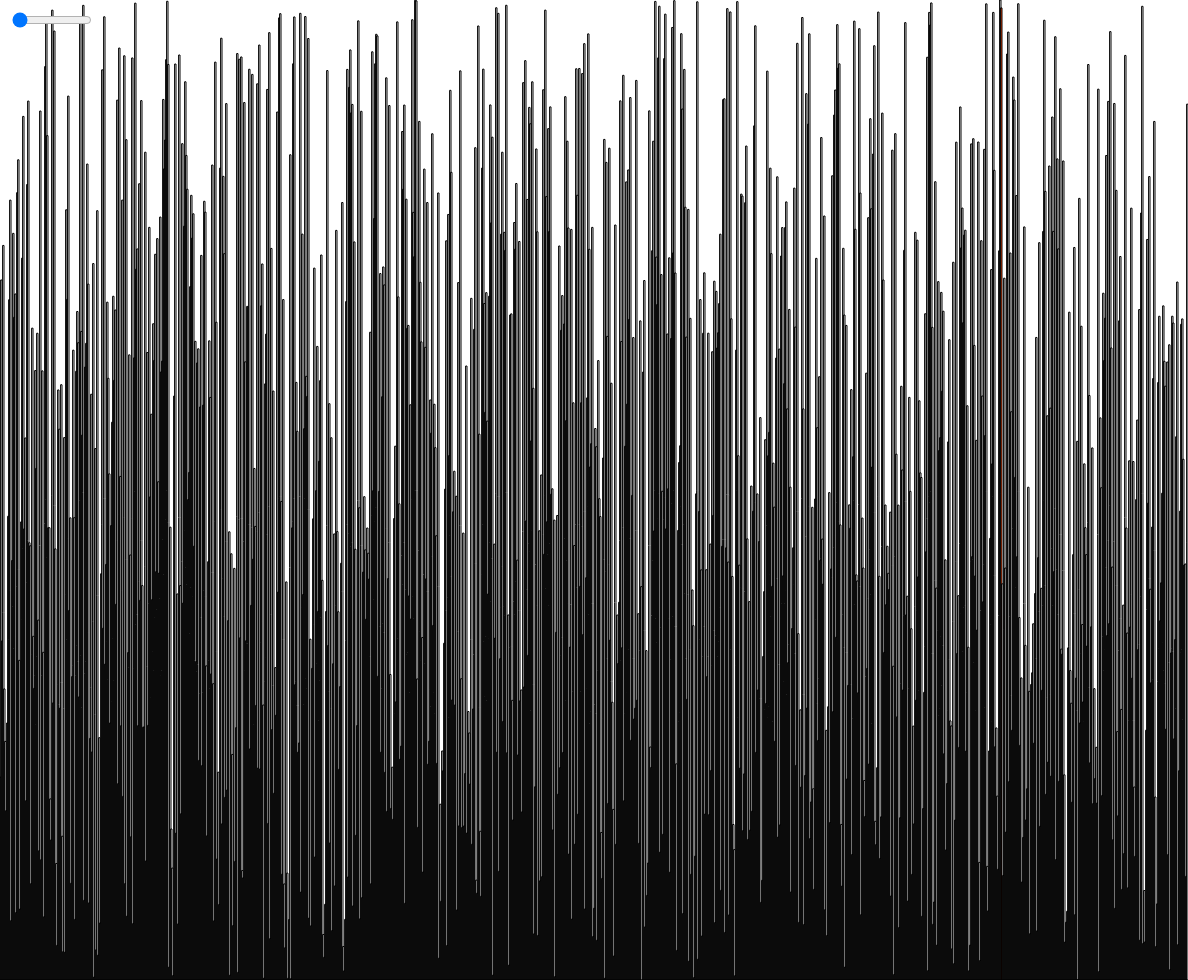
Frame 1 (no input)
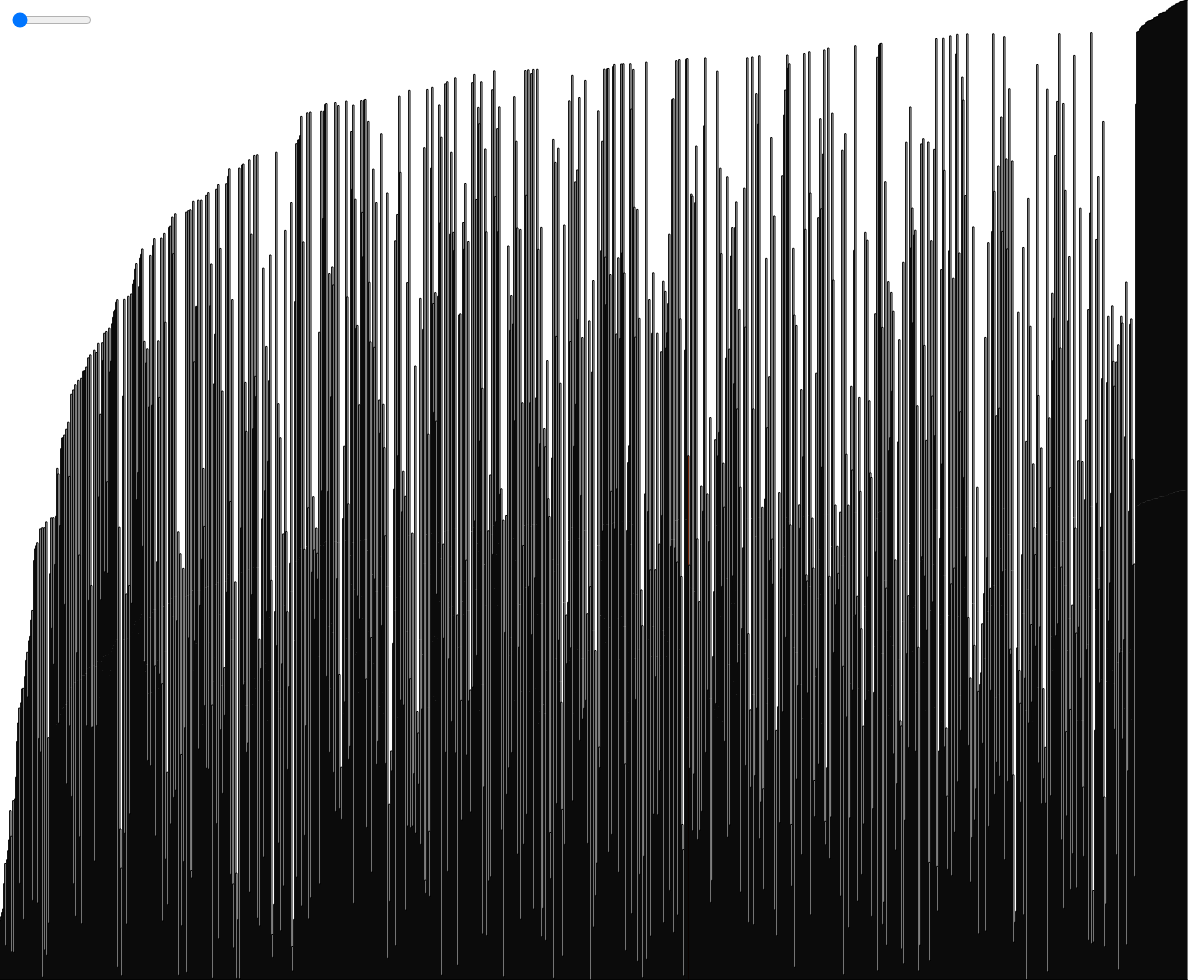
Frame 60 (no input)
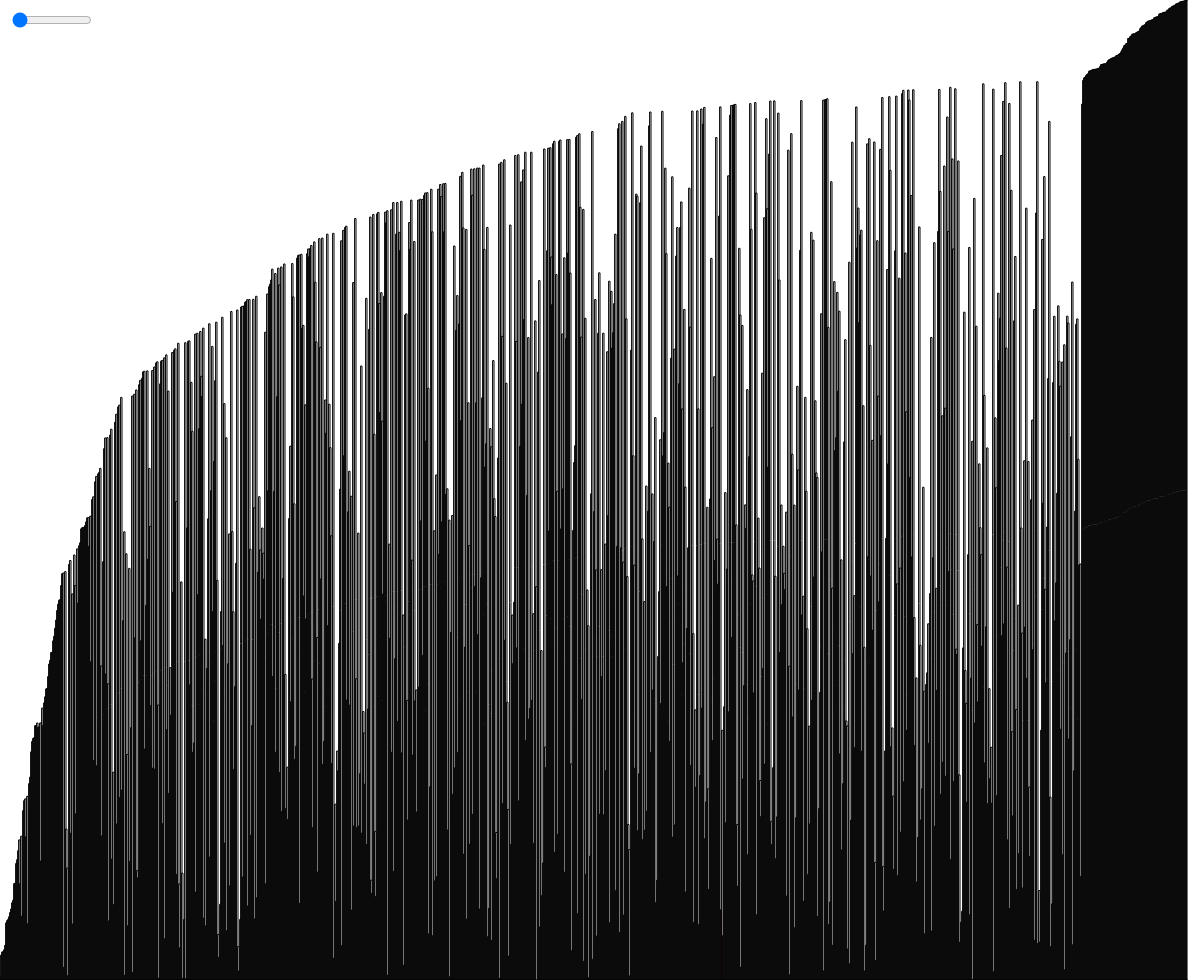
Frame 120 (the mouse pressed at the canvas centre since frame 60)

The p5.js sketch that drew these frames (run headless with seeded random() and noise() and a simulated clock; from frame 60 on, the mouse is pressed at the canvas centre):

// p5.js sketch
// ── sketch.js
let values = []
let w = 1

let index = 0
let innerIndex = 0

let speedSlider = null

function setup() {
    let canvasWidth = windowWidth - 12
    let canvasHeight = windowHeight - 20
    createCanvas(canvasWidth, canvasHeight)
    values = new Array(floor(width / w))

    for (let i = 0; i < values.length; i++) {
        values[i] = random(height)
    }

    speedSlider = createSlider(1, 10, 1, 1);
    speedSlider.position(10, 10);
    speedSlider.style('width', '80px');
}

function draw() {
    background(255)

    let sortingSpeed = speedSlider.value()

    if (index < values.length) {
        for (let counter = 0; counter < sortingSpeed * 1000; counter++) {
            if (innerIndex < values.length - index - 1) {
                if (values[innerIndex] > values[innerIndex + 1]) {
                    swap(innerIndex, innerIndex + 1, values)
                }
                innerIndex++
            } else {
                index++
                innerIndex = 0
            }
        }
    }

    for (let i = 0; i < values.length; i++) {
        rect(i * w, height - values[i], w, values[i])

        if (i === innerIndex) {
            fill(255, 69, 0)
        } else {
            fill(255)
        }
        stroke(0)
    }
    
}

function swap (aIndex, bIndex, arr) {
    let temp = values[aIndex]
    values[aIndex] = values[bIndex]
    values[bIndex] = temp
}
